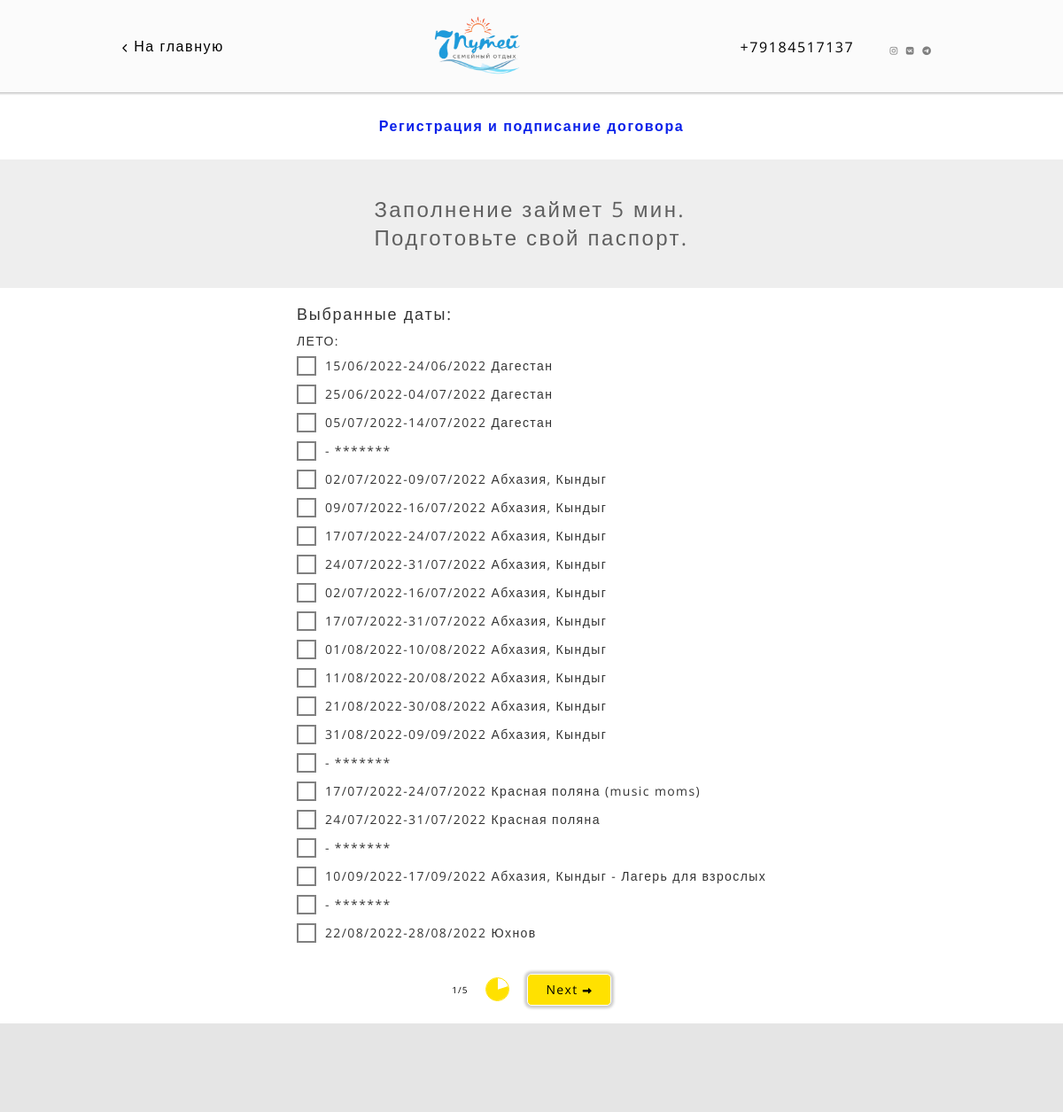
The page / on the database its author committed.
### tables this page shows
CREATE TABLE `camp_contacts` (
  `id` int NOT NULL,
  `name` varchar(250) NOT NULL,
  `value` text NOT NULL,
  `icon` varchar(250) NOT NULL
);

CREATE TABLE `camp_dates` (
  `id` int NOT NULL,
  `date_from` varchar(256) NOT NULL,
  `date_to` varchar(256) NOT NULL,
  `season` varchar(256) NOT NULL,
  `camp` varchar(256) NOT NULL
);

### layout.php (called while the page is built)
<?php include_once 'header.php' ?>
<?php include_once 'quiz.php' ?>
<?php include_once 'footer.php' ?>

### core/contacts.php (called while the page is built, shortened)
<?php session_start();
Contacts::getIconsList();
class Contacts {
	public static function getIconsList () {
		$sql = self::sqlQuery('SELECT * FROM `camp_contacts` WHERE `name`="social"');
	}
	public static function sqlQuery ($sql_query) {
		$link = \Core\Database::db_connect();
		$sql = mysqli_query($link, $sql_query);
		return $sql;
	}
}
?>

### core/functions.php (called while the page is built, shortened)
<?php
function dates_get_list () {
 $link = \Core\Database::db_connect();
 $sql=mysqli_query($link,'SELECT * FROM `camp_dates` ');
 $arr=[];
 while ($row = mysqli_fetch_assoc($sql))    {
  array_push($arr, $row);  }
  return $arr;
}
function dates_check_season ($season) {
  $flag = false;
  $arr = dates_get_list();
  foreach ($arr as $key => $value) {
    if ($value['season'] == $season) {
      $flag = true;
    }
  }
  return $flag;
}
?>

### quiz.php (the view, shortened to what this page needs)
<div class="quiz_title-1">
  <p>Регистрация и подписание договора</p>
</div>
<div class="quiz_title-3">
  <div class="quiz_container">
    <div>
     <p>Заполнение займет 5 мин.</p>
     <p>Подготовьте свой паспорт.</p>
   </div>
 </div>
</div>
<form id="quiz_form" action="index.php" method="post">
  <div class="quiz_container">
    <div class="quiz_step">
      <div class="quiz_step-item">
        <div class="quiz_step-item_title">
          Выбранные даты:
        </div>
        <?php dates_show_season ('summer', 'ЛЕТО') ?>
     </div>
   </div>
   <?php function dates_show_season ($season,$season_ru) { ?>
    <?php global $selectedDatesArr; ?>
     <?php if (dates_check_season($season)): ?>
          <div class="quiz_step-item_content"><?php echo $season_ru ?>:</div>
          <?php foreach ($selectedDatesArr as $key => $value) {?>
            <?php if ($value['season'] == $season): ?>
              <div class="quiz_step-item_content">
                <label class="checkbox_label">
                  <div class="checkbox_wrapper">
                 </div>
                 <div>
                   <?php echo $value['date_from'].'-'.$value['date_to'].' '.$value['camp'] ?>
                 </div>
               </label>
             </div>
           <?php endif ?>
         <?php   }  ?>
       <?php endif ?>
   <?php }  ?>
</div>
</form>
<div class="button_block">
  <div class="button_block-item" id="step_counter"></div>
  <div class="button_block-item">
    <div class="graph_wrapper">
      <div class="graph" id="segment">
        <div class="graph_2"></div>
        <div class="graph_1"></div>
      </div>
      <div class="graph" id="graph_overlay">
        <div class="graph_1"></div>
        <div class="graph_2"></div>
      </div>
    </div>
  </div>
  <div class="button_block-item">
    <button name="button_next">
      Next
      <i class="fa fa-long-arrow-right" aria-hidden="true"></i>
    </button>
  </div>
</div>

### header.php (shortened to what this page needs)
<!DOCTYPE html>
<html lang="en">
<head>
  <link rel="stylesheet" href="//code.jquery.com/ui/1.12.1/themes/base/jquery-ui.css">
  <link rel="stylesheet" href="css/style.css?<?php echo time() ?>">
  <title><?php print_r(Contacts::$tag_title);?></title>
</head>
<body>
  <div class="header">
    <div class="header_container">
      <div class="header_menu">
        <div class="header_menu-item">
          <a href="<?php echo Contacts::$main_site_url;?>">
            <i class="fa fa-chevron-left" aria-hidden="true"></i>
            На главную
          </a>
        </div>
      </div>
      <div class="logo_wrapper">
        <a href="<?php echo Contacts::$main_site_url;?>">
          <img src="img/header-logo.png?v=<?php echo time();?>" alt="Семейный лагерь" class="logo">
        </a>
      </div>
      <div class="header_contacts">
        <div>
          <a href="tel:<?php echo Contacts::$site_phone; ?>">
            <?php echo Contacts::$site_phone; ?>
          </a>
        </div>
        <div>
          <?php foreach (Contacts::$social_icons_list as $key => $value): ?>
            <a href="<?php echo $value['value'] ?>" class="soc_link">
              <i class="fa fa-<?php  echo $value['icon'];?>" aria-hidden="true"></i>
            </a>
          <?php endforeach ?>
        </div>
      </div>
    </div>
  </div>

### css/style.css (style rules this page uses)
*,body,div,p,span,input,select,option, b,h1,h1,h3,h4,h5,h6,label { font-family: 'Open Sans', sans-serif; font-size: 10px; font-weight: normal; padding: 0; margin:0; line-height: 1em; letter-spacing: 0.1em; }
button { cursor: pointer; font-size: 14px; padding: 10px; background: #ffe100; padding-left: 20px; padding-right: 20px; border:1px solid white; border-radius: 5px; box-shadow: 0 0 3px 3px rgba(0,0,0,0.2); }
.checkbox_label { display: flex; cursor: pointer; }
.checkbox_wrapper { border:2px solid grey; position: relative; text-align: center; height: 18px; width: 18px; padding: 0 !important; }
.header_contacts, .header_container { display: flex; flex-wrap: wrap; }
.header_contacts, .logo_wrapper, .header_menu, .header_container { margin:auto; }
.header { box-shadow: 0 0 2px 2px rgba(0,0,0,0.2); padding:10px; top:0; background: rgba(250,250,250,0.8); }
.header_menu-item { padding: 20px; }
.header_contacts a, .header_menu-item a { font-size: 16px; text-decoration: none; color: black; }
.logo { width: 100px; }
.header_contacts { padding: 10px; display: flex; }
.header_contacts div { font-size: 20px; margin:auto; padding: 20px; }
.soc_link { font-size: 24px !important; color: grey !important; }
.quiz_title-1 { padding: 20px; letter-spacing: 0.2em; }
.quiz_title-1 p { padding: 10px; font-size: 16px; color: #0920e9; text-align: center; font-weight: bold; }
.quiz_container { display: flex; flex-wrap: wrap; }
.quiz_step { min-height: 400px; }
.quiz_container div { margin:auto; }
.quiz_title-3 { background-color: #eeeeee; padding-top:40px; padding-bottom: 40px; }
.quiz_title-3 p { color: rgba(0,0,0,0.6); font-size: 24px; line-height: 1.35; }
.quiz_step-item { padding:10px; }
.quiz_step-item_title { padding-top:10px; padding-bottom: 10px; font-size: 18px; color: rgba(0,0,0,0.8); }
.quiz_step-item_content { font-size: 14px; color: rgba(0,0,0,0.8); padding-top:5px; padding-bottom:5px; display: flex; }
.quiz_step-item_content div { font-size: 14px; color: rgba(0,0,0,0.8); padding-left: 10px; }
.button_block { display: flex; justify-content: center; padding: 20px; }
.button_block-item { margin:auto; margin-left: 10px; margin-right: 10px; }
.graph_wrapper { position: relative; height: 25px; width: 25px; border-radius: 50%; border:1px solid #ffe100; overflow: hidden; }
.graph { position: absolute; top:0; left: 0; height: 100%; width: 100%; display: flex; }
.graph_1 { background: #ffe100; width: 50%; height: 100%; }
.graph_2 { background: transparent; width: 50%; height: 1005; }
#segment { transform: rotate(0deg); }

### rows shown on the page
camp_dates: date_from "15/06/2022", date_to "24/06/2022", camp "Дагестан"
camp_dates: date_from "25/06/2022", date_to "04/07/2022", camp "Дагестан"
camp_dates: date_from "05/07/2022", date_to "14/07/2022", camp "Дагестан"
camp_dates: camp "*******"
camp_dates: date_from "02/07/2022", date_to "09/07/2022", camp "Абхазия, Кындыг"
camp_dates: date_from "09/07/2022", date_to "16/07/2022", camp "Абхазия, Кындыг"
camp_dates: date_from "17/07/2022", date_to "24/07/2022", camp "Абхазия, Кындыг"
camp_dates: date_from "24/07/2022", date_to "31/07/2022", camp "Абхазия, Кындыг"
camp_dates: date_from "02/07/2022", date_to "16/07/2022", camp "Абхазия, Кындыг"
camp_dates: date_from "17/07/2022", date_to "31/07/2022", camp "Абхазия, Кындыг"
camp_dates: date_from "01/08/2022", date_to "10/08/2022", camp "Абхазия, Кындыг"
camp_dates: date_from "11/08/2022", date_to "20/08/2022", camp "Абхазия, Кындыг"
camp_dates: date_from "21/08/2022", date_to "30/08/2022", camp "Абхазия, Кындыг"
camp_dates: date_from "31/08/2022", date_to "09/09/2022", camp "Абхазия, Кындыг"
camp_dates: camp "*******"
camp_dates: date_from "17/07/2022", date_to "24/07/2022", camp "Красная поляна (music moms)"
camp_dates: date_from "24/07/2022", date_to "31/07/2022", camp "Красная поляна"
camp_dates: camp "*******"
camp_dates: date_from "10/09/2022", date_to "17/09/2022", camp "Абхазия, Кындыг - Лагерь для взрослых"
camp_dates: camp "*******"
camp_dates: date_from "22/08/2022", date_to "28/08/2022", camp "Юхнов"

### other values the page prints
Contacts::$site_phone "+79184517137"
$season_ru "ЛЕТО"
